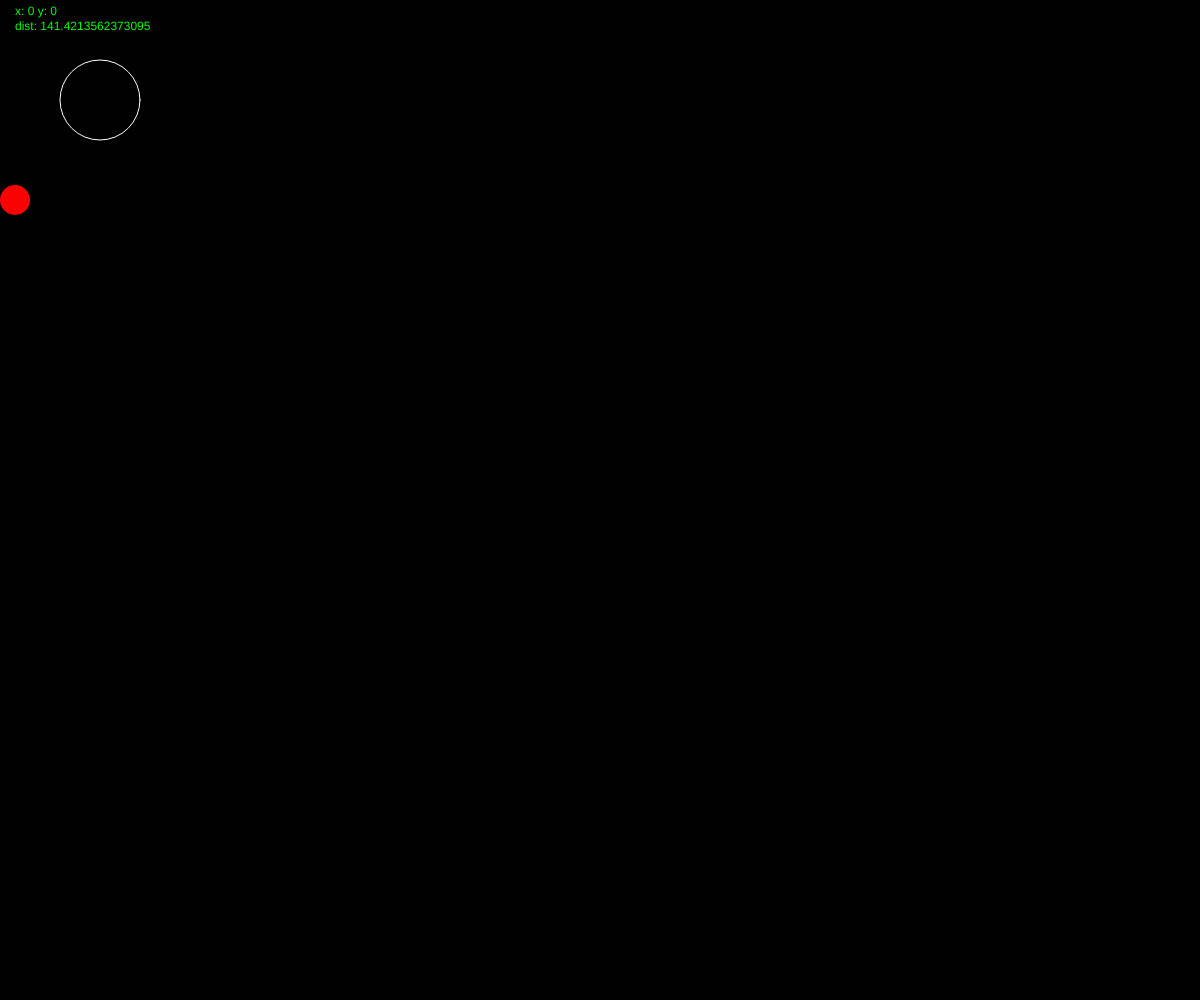
Frame 1 (no input)
Frame 60 (no input): identical to frame 1, image omitted
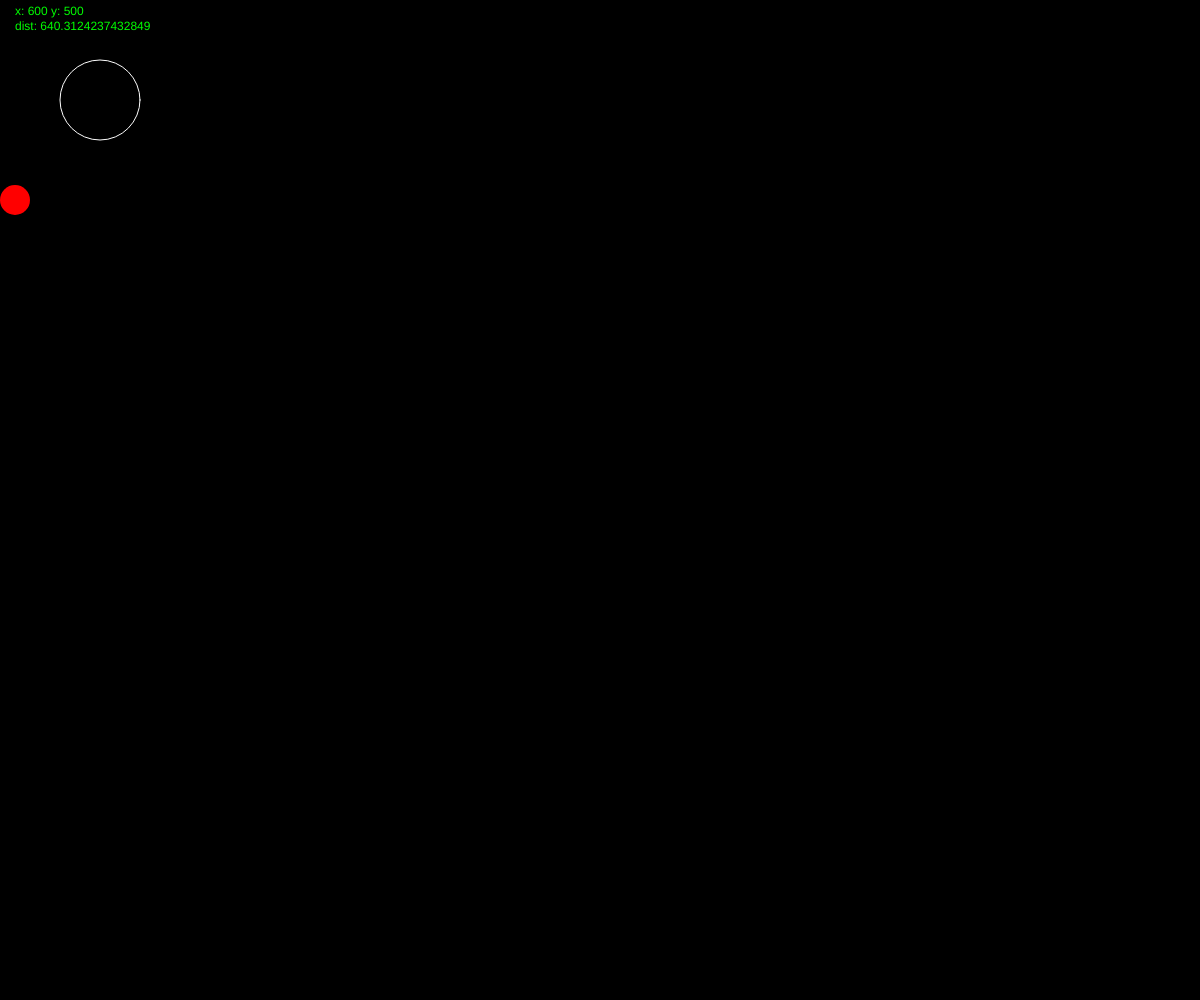
Frame 120 (the mouse pressed at the canvas centre since frame 60)

The p5.js sketch that drew these frames (run headless with seeded random() and noise() and a simulated clock; from frame 60 on, the mouse is pressed at the canvas centre):

// p5.js sketch
// ── sketch.js

let buttonX = 100;
let buttonY = 100;
let buttonD = 80;
let hovering = false; 
// boolean variable that tracks whether the mouse is
// hovering over my button

let r = 0; // variable to hold red amount
let g = 0; // variable to hold green amount
let b = 0; // variable to hold blue amount



let ballX = 0; // variable to remember ball x position
let ballSpeed = 0.5;
let ballDiameter = 30;

// the above are global variable
// accessible to everyone

function setup() {
  createCanvas(windowWidth, windowHeight);
  background(0);
  ballX = ballDiameter/2;
  
}

function draw() {
  
  background(r,g,b); // use r g b variable for bg color
  strokeWeight(1); // resets stroke weight to 1
  fill(0,255,0); // green fill
  text("x: " + mouseX + " y: " + mouseY,15,15);
  let distance = dist(mouseX,mouseY,buttonX,buttonY);
  text("dist: " + distance, 15, 30);

  stroke(255); // white stroke
  noFill(); // resets fill to none
  

  if(distance<buttonD/2){
    // is the distance between the mouse and the
    // center of the button LESS THAN the radius?
    fill(50);
    hovering = true; // flipped hovering variable
    if(mouseIsPressed){
      strokeWeight(3);
    }
    ballX = ballX+ballSpeed;
  } else {
    hovering = false;
  }


  circle(buttonX,buttonY,buttonD);

  fill("red");
  noStroke();

  if(ballX>width-ballDiameter/2 || ballX<ballDiameter/2){
    ballSpeed = -ballSpeed;
  }
  

  circle(ballX,200,30); // circle uses ballx for x pos
  
}

function mousePressed(){
  // the mousePressed function runs enclosed clode
  // ONCE  when the mouse if pressed down
  if(hovering == true){
  r = random(255);
  g = random(255);
  b = random(255);
  ballSpeed = -ballSpeed;
  // changes the direction of the ball
  // reverses the previous
  }


}
